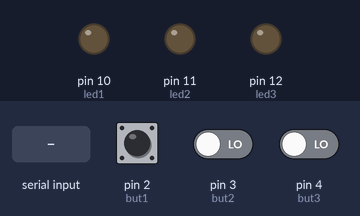
This sketch was run on a simulated Arduino Uno, built with avr-gcc and run on an emulated ATmega328P. On the bench: output pins drawn as LEDs (lit = HIGH). Dashed ring = blinking. Inputs (shaded band) come from the test bench; at power-on: pin 3 (but2) LOW, pin 4 (but3) LOW, pin 2 (but1) LOW. Random numbers use the default seed unless the sketch sets one; what the sketch prints to the serial monitor is not drawn.

Above: at 1.2 s.
1.3 s: "1" received over the second serial link
At 1.7 s:
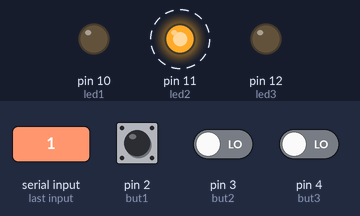
At 4.2 s:
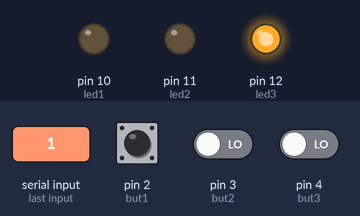
4.3 s: pin 3 (but2) driven HIGH and pin 4 (but3) driven HIGH
At 8.6 s:
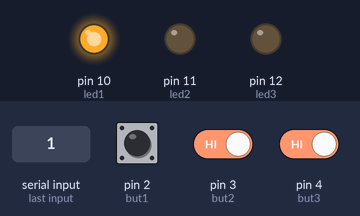
Timing chart, 0 to 16.3 s (numbered marks = the images above; inputs shaded):
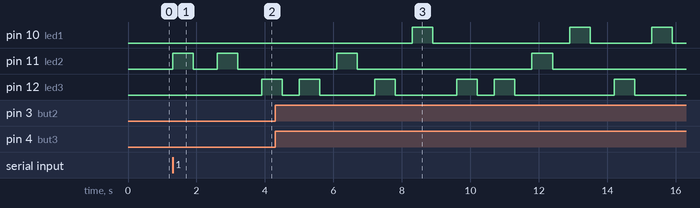

Measured:
- after the input at 1.3 s, pin 11 (led2): alternates HIGH for 0.60 s and LOW for 0.70 s, starting at once; pin 12 (led3): LOW → HIGH after 2.6 s

The sketch:

unit2mole_sklein8.ino
```cpp
// 1- Shawn Klein - 670231431
// 2- Project -
// 3- Description - game
// 4- Assumptions - I'm tired
// 5- References - other labs for resistor size
// 6- Demo:


#include <TimeLib.h>
#include <SoftwareSerial.h>

const int but1 = 2;
const int but2 = 3;
const int but3 = 4;

const int led1 = 10;
const int led2 = 11;
const int led3 = 12;

int butPins[] = {but1, but2, but3};
int ledPins[] = {led1, led2, led3};
int randNum;
int incomingByte;

const int rxPin = 7;
const int txPin = 6;
SoftwareSerial sSerial(rxPin, txPin);

int active = 0;

void setup() {
  pinMode(led1, OUTPUT);
  pinMode(led2, OUTPUT);
  pinMode(led3, OUTPUT);

  pinMode(but1, INPUT);
  pinMode(but2, INPUT);
  pinMode(but3, INPUT);

  pinMode(rxPin, INPUT);
  pinMode(txPin, OUTPUT);
  Serial.begin(9600);
  sSerial.begin(9600);
  SoftwareSerial(rxPin, txPin);
  Serial.println("<Arduino is ready>");
}


void loop() {
  if (sSerial.available() > 0) {
    active = sSerial.read();
    Serial.println(active, DEC);
  }


  while (active) {
    randNum = random(3);
    bool penalty = false;

    unsigned long currTime = millis() + 600;
    digitalWrite(ledPins[randNum], HIGH);
    while(millis() < currTime) {
      if (digitalRead(butPins[randNum])) {
        penalty = true;
      }
    }
    digitalWrite(ledPins[randNum], LOW);

    if (penalty) {
      currTime = millis() + 500;
    } else {
      currTime = millis() + 700;
    }

    Serial.write(1);
    while (millis() < currTime) {
//      Serial.write(1); // digitalWrite(outGamePin, HIGH);
    }
    Serial.write(0); // digitalWrite(outGamePin, LOW);

    if (sSerial.available() > 0) {
      active = sSerial.read();
    }

    Serial.println(active, DEC);
  }
}

//  if (Serial.available() > 0) {
//        incomingByte = Serial.read();
//        Serial.println(incomingByte, DEC);
//  }


//Serial.print(analogRead(A0));
//  Serial.print(" ");
//  Serial.println(analogRead(A1));
//  // wait a bit for the analog-to-digital converter to stabilize after the last
//  // reading:
//  delay(2);
```
